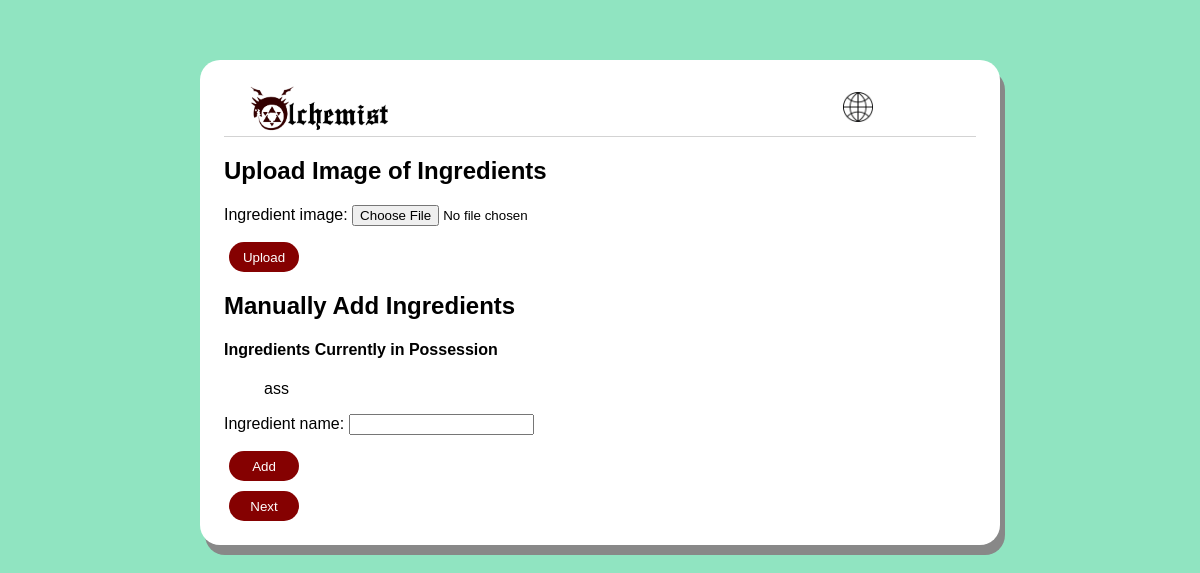
/index/2, run on an earlier commit of the app's database.
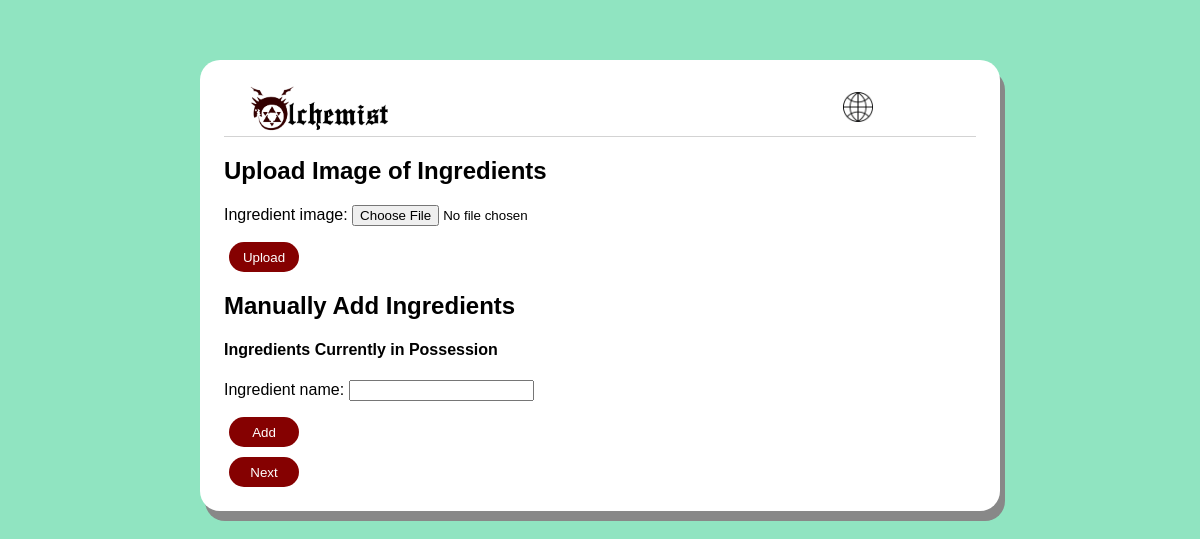
And on a later commit of the database.
### recipe_gen/models.py (models this page shows)
class Ingredients(models.Model):
    ingredient_id = models.BigAutoField(primary_key=True)
    ingredient_name = models.CharField(max_length=60, null=True)
    ingredient_type = models.CharField(max_length=60, null=True)

### recipe_gen/views.py (the view)
# urls.py: path('index/<int:user_id>', views.index, name = "index"),
def index(request, user_id):
    if request.method == 'POST' and "image" in request.POST:
        form = ImageForm(request.POST, request.FILES)
        if form.is_valid():
            form.save()
            return redirect(f"/index/"+str(user_id))
    else:
        form = ImageForm()
    if request.method == 'POST' and "manual" in request.POST:
        form2 = IngredientForm(request.POST)
        if form2.is_valid():
            ingredient = form2.save(commit=False)
            ingredient.save()
            form2 = IngredientForm()
    else:
        form2 = IngredientForm()
    instance = []
    saved_recs = Recipe_History.objects.filter(user_id=user_id)
    for i in saved_recs:
        instance.append(i)
    if instance == []:
        flag = None
    else:
        flag = 1
    ingredients = Ingredients.objects.all()
    context = {
        'user_id': user_id,
        'flag':flag,
        'form': form,
        'form2':form2,
        'ingredients':ingredients
    }
    return render(request, 'index.html', context)

### recipe_gen/forms.py
class ImageForm(forms.ModelForm):
    class Meta:
        model = ingredient_images
        fields = ['ingredient_image']

class IngredientForm(forms.ModelForm):
    class Meta:
        model = Ingredients
        fields = ["ingredient_name"]

### recipe_gen/templates/index.html (shortened to what this page needs)
{% extends 'layouts/index_temp.html' %}
{% block content %}
<nav class="navbar">
    <div class="main-menu">
    <a href="{% url 'back' user_id%}">
        <img src="/media/logo/image.png" style="width: 20%; height: 10">
    </a>
    <a href="{% url 'global' user_id%}">
        <img src="/media/logo/global.png" style="width: 30px ;height: 30px ; position:relative ; display: inline-block ; margin-left: 450px; margin-bottom: 10px;">
    </a>
    </div>
</nav>
<h2>Upload Image of Ingredients</h2>
<form method = "post" enctype="multipart/form-data">
    {{ form.as_p }}
    <button type="submit" name="image" class="delete-button">Upload</button>
</form>
<h2>Manually Add Ingredients</h2>
<h4>Ingredients Currently in Possession</h4>
{%for n in ingredients%}
    <ol>{{n.ingredient_name}}</ol>
{% endfor %}
<form method='POST'>
    {{form2.as_p}}
    <button type="submit" name="manual" class="delete-button" value=""> Add</button>
</form>
<a href="{% url 'images' user_id %}">
    <button type="button" class="delete-button">Next</button>
</a>
{% endblock %}

### recipe_gen/templates/layouts/index_temp.html (shortened to what this page needs)
{% load static %}
<!DOCTYPE html>
<html lang="eng" dir="ltr">
<head>
    {% load static %}
    <link rel="stylesheet" type="text/css" href="{% static 'css/styles.css'%}?{% now 'U' %}"/>
</head>
<body>
    <div class="main">
        {% block content %}
        {% endblock %}
    </div>
</body>
</html>

### recipe_gen/static/css/styles.css (style rules this page uses)
html, body { font-family: Arial; background-color: #90E4C1; }
*, *::after, *::before { box-sizing: border-box; }
a { text-decoration:none; }
.main { max-width: 800px; margin: 60px auto; padding: 24px; border-radius: 20px; background-color: white; box-shadow: 5px 10px #888888; }
.navbar { display: flex; flex-direction: row; justify-content: space-between; padding: 0 24px; border-bottom: 1px solid lightgray; }
.delete-button { display: block; width: 70px; height: 30px; border: none; border-radius: 20px; background-color: #850101 ; color: white; margin-top: 10px; margin-left: 5px; cursor: pointer; }

What changed in the data, as far as the page shows it:
removed Ingredients: ingredient_name "ass"
